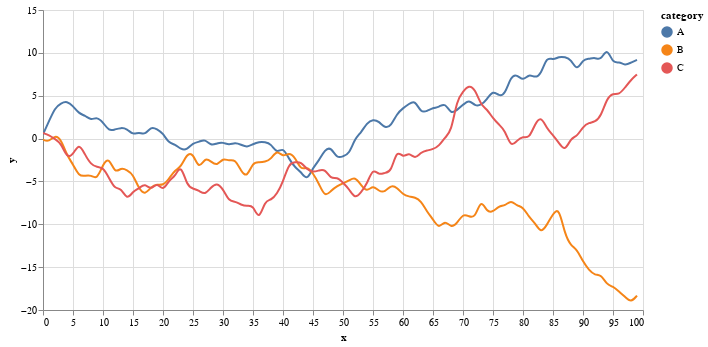

The cell this chart's notebook holds for it:
### Markdown cell above
## 10- Grafico Altair
Ejemplo de visualizacion en Altair.

### Code cell
import altair as alt
import pandas as pd
import numpy as np

np.random.seed(42)
data = pd.DataFrame(np.cumsum(np.random.randn(100, 3), 0).round(2),
                    columns=['A', 'B', 'C'], index=pd.RangeIndex(100, name='x'))
data = data.reset_index().melt('x', var_name='category', value_name='y')

# Create a selection that chooses the nearest point & selects based on x-value
nearest = alt.selection(type='single', nearest=True, on='mouseover',
                        fields=['x'], empty='none')

# The basic line
line = alt.Chart().mark_line(interpolate='basis').encode(
    x='x:Q',
    y='y:Q',
    color='category:N'
)

# Transparent selectors across the chart. This is what tells us
# the x-value of the cursor
selectors = alt.Chart().mark_point().encode(
    x='x:Q',
    opacity=alt.value(0),
).properties(
    selection=nearest
)

# Draw points on the line, and highlight based on selection
points = line.mark_point().encode(
    opacity=alt.condition(nearest, alt.value(1), alt.value(0))
)

# Draw text labels near the points, and highlight based on selection
text = line.mark_text(align='left', dx=5, dy=-5).encode(
    text=alt.condition(nearest, 'y:Q', alt.value(' '))
)

# Draw a rule at the location of the selection
rules = alt.Chart().mark_rule(color='gray').encode(
    x='x:Q',
).transform_filter(
    nearest.ref()
)

# Put the five layers into a chart and bind the data
chart = alt.layer(line, selectors, points, rules, text,
                  data=data, width=600, height=300)
chart.interactive()

### Figure 1 — Vega-Lite specification as saved in the notebook (floating-point values rounded to 4 significant figures; data arrays with more than 128 entries replaced by an {"elided": "..."} marker saying what was removed)
{"$schema": "https://vega.github.io/schema/vega-lite/v2.json", "config": {"view": {"height": 300, "width": 400}}, "data": {"values": {"elided": "300 records"}}, "height": 300, "layer": [{"encoding": {"color": {"field": "category", "type": "nominal"}, "x": {"field": "x", "type": "quantitative"}, "y": {"field": "y", "type": "quantitative"}}, "mark": {"interpolate": "basis", "type": "line"}, "selection": {"selector002": {"bind": "scales", "encodings": ["x", "y"], "mark": {"fill": "#333", "fillOpacity": 0.125, "stroke": "white"}, "on": "[mousedown, window:mouseup] > window:mousemove!", "resolve": "global", "translate": "[mousedown, window:mouseup] > window:mousemove!", "type": "interval", "zoom": "wheel!"}}}, {"encoding": {"opacity": {"value": 0}, "x": {"field": "x", "type": "quantitative"}}, "mark": "point", "selection": {"selector001": {"empty": "none", "fields": ["x"], "nearest": true, "on": "mouseover", "resolve": "global", "type": "single"}}}, {"encoding": {"color": {"field": "category", "type": "nominal"}, "opacity": {"condition": {"selection": "selector001", "value": 1}, "value": 0}, "x": {"field": "x", "type": "quantitative"}, "y": {"field": "y", "type": "quantitative"}}, "mark": "point"}, {"encoding": {"x": {"field": "x", "type": "quantitative"}}, "mark": {"color": "gray", "type": "rule"}, "transform": [{"filter": {"selection": "selector001"}}]}, {"encoding": {"color": {"field": "category", "type": "nominal"}, "text": {"condition": {"field": "y", "selection": "selector001", "type": "quantitative"}, "value": " "}, "x": {"field": "x", "type": "quantitative"}, "y": {"field": "y", "type": "quantitative"}}, "mark": {"align": "left", "dx": 5, "dy": -5, "type": "text"}}], "width": 600}
